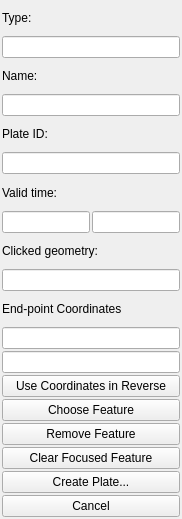
<ui version="4.0" >
 <class>CreateTopologyWidget</class>
 <widget class="QWidget" name="CreateTopologyWidget" >
  <property name="geometry" >
   <rect>
    <x>0</x>
    <y>0</y>
    <width>182</width>
    <height>519</height>
   </rect>
  </property>
  <property name="windowTitle" >
   <string>Form</string>
  </property>
  <layout class="QVBoxLayout" name="verticalLayout" >
   <property name="spacing" >
    <number>2</number>
   </property>
   <property name="margin" >
    <number>2</number>
   </property>
   <item>
    <widget class="QLabel" name="label_type" >
     <property name="text" >
      <string>Type:</string>
     </property>
     <property name="buddy" >
      <cstring>lineedit_type</cstring>
     </property>
    </widget>
   </item>
   <item>
    <widget class="QLineEdit" name="lineedit_type" >
     <property name="readOnly" >
      <bool>true</bool>
     </property>
    </widget>
   </item>
   <item>
    <widget class="QLabel" name="label_name" >
     <property name="text" >
      <string>Name:</string>
     </property>
     <property name="buddy" >
      <cstring>lineedit_name</cstring>
     </property>
    </widget>
   </item>
   <item>
    <widget class="QLineEdit" name="lineedit_name" >
     <property name="readOnly" >
      <bool>true</bool>
     </property>
    </widget>
   </item>
   <item>
    <widget class="QLabel" name="label_plate_id" >
     <property name="text" >
      <string>Plate ID:</string>
     </property>
     <property name="buddy" >
      <cstring>lineedit_plate_id</cstring>
     </property>
    </widget>
   </item>
   <item>
    <widget class="QLineEdit" name="lineedit_plate_id" >
     <property name="readOnly" >
      <bool>true</bool>
     </property>
    </widget>
   </item>
   <item>
    <widget class="QLabel" name="label_valid_time" >
     <property name="text" >
      <string>Valid time:</string>
     </property>
    </widget>
   </item>
   <item>
    <layout class="QHBoxLayout" name="horizontalLayout" >
     <item>
      <widget class="QLineEdit" name="lineedit_time_of_disappearance" >
       <property name="readOnly" >
        <bool>true</bool>
       </property>
      </widget>
     </item>
     <item>
      <widget class="QLineEdit" name="lineedit_time_of_appearance" >
       <property name="readOnly" >
        <bool>true</bool>
       </property>
      </widget>
     </item>
    </layout>
   </item>
   <item>
    <widget class="QLabel" name="label_clicked_geometry" >
     <property name="text" >
      <string>Clicked geometry:</string>
     </property>
     <property name="buddy" >
      <cstring>lineedit_clicked_geometry</cstring>
     </property>
    </widget>
   </item>
   <item>
    <widget class="QLineEdit" name="lineedit_clicked_geometry" >
     <property name="readOnly" >
      <bool>true</bool>
     </property>
    </widget>
   </item>
   <item>
    <widget class="QLabel" name="label_coords" >
     <property name="text" >
      <string>End-point Coordinates</string>
     </property>
    </widget>
   </item>
   <item>
    <widget class="QLineEdit" name="lineedit_first" />
   </item>
   <item>
    <widget class="QLineEdit" name="lineedit_last" />
   </item>
   <item>
    <widget class="QPushButton" name="button_use_coordinates_in_reverse" >
     <property name="text" >
      <string>Use Coordinates in Reverse</string>
     </property>
    </widget>
   </item>
   <item>
    <widget class="QPushButton" name="button_choose_feature" >
     <property name="text" >
      <string>Choose Feature</string>
     </property>
    </widget>
   </item>
   <item>
    <widget class="QPushButton" name="button_remove_feature" >
     <property name="toolTip" >
      <string>Select a feature in the Segments Table, then click here to Remove it from the boundary list.</string>
     </property>
     <property name="whatsThis" >
      <string>Remove a feature from the Segments Table.</string>
     </property>
     <property name="text" >
      <string>Remove Feature</string>
     </property>
    </widget>
   </item>
   <item>
    <widget class="QPushButton" name="button_clear_feature" >
     <property name="text" >
      <string>Clear Focused Feature</string>
     </property>
    </widget>
   </item>
   <item>
    <widget class="QPushButton" name="button_create_platepolygon" >
     <property name="text" >
      <string>Create Plate...</string>
     </property>
    </widget>
   </item>
   <item>
    <widget class="QPushButton" name="button_cancel" >
     <property name="text" >
      <string>Cancel</string>
     </property>
    </widget>
   </item>
  </layout>
 </widget>
 <tabstops>
  <tabstop>lineedit_type</tabstop>
  <tabstop>lineedit_name</tabstop>
  <tabstop>lineedit_plate_id</tabstop>
  <tabstop>lineedit_clicked_geometry</tabstop>
  <tabstop>lineedit_first</tabstop>
  <tabstop>lineedit_last</tabstop>
  <tabstop>button_use_coordinates_in_reverse</tabstop>
  <tabstop>button_clear_feature</tabstop>
  <tabstop>button_choose_feature</tabstop>
  <tabstop>button_cancel</tabstop>
  <tabstop>button_create_platepolygon</tabstop>
 </tabstops>
 <resources/>
 <connections/>
</ui>
